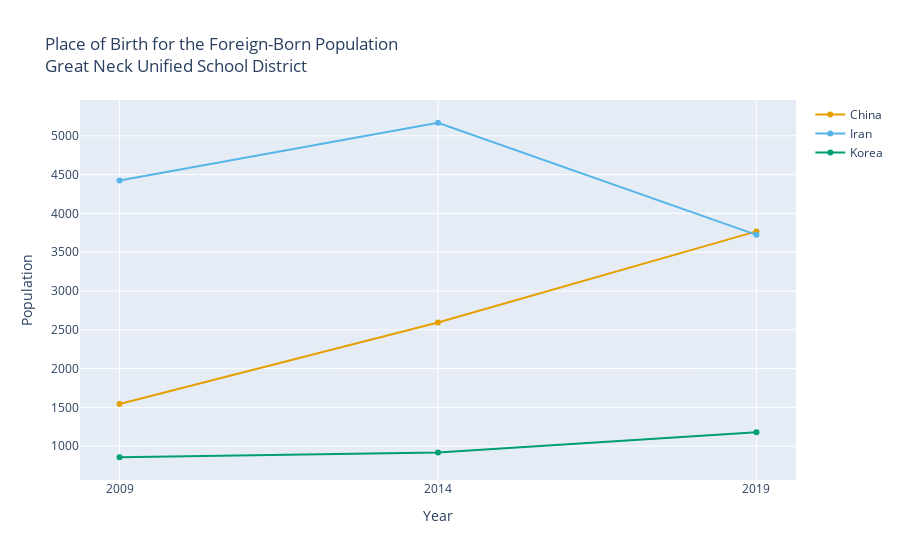

Notebook code cell kept with this figure:
### Markdown cell above
We can graph the data using `graph_multiyear`, as before.

### Code cell
from utils import graph_multiyear

graph_multiyear(
    df,
    "Place of Birth for the Foreign-Born Population<br>Great Neck Unified School District",
    "Population",
)

### Figure 1 — Plotly figure (JSON) as saved in the notebook; plotly's stock layout.template omitted (floating-point values rounded to 4 significant figures)
{"data": [{"hovertemplate": "Year: %{x}<br>China: %{y:,}<extra></extra>", "line": {"color": "#E69F00"}, "mode": "lines+markers", "name": "China", "type": "scatter", "x": [2009, 2014, 2019], "y": [1543, 2593, 3768]}, {"hovertemplate": "Year: %{x}<br>Iran: %{y:,}<extra></extra>", "line": {"color": "#56B4E9"}, "mode": "lines+markers", "name": "Iran", "type": "scatter", "x": [2009, 2014, 2019], "y": [4424, 5168, 3723]}, {"hovertemplate": "Year: %{x}<br>Korea: %{y:,}<extra></extra>", "line": {"color": "#009E73"}, "mode": "lines+markers", "name": "Korea", "type": "scatter", "x": [2009, 2014, 2019], "y": [857, 918, 1179]}], "layout": {"title": {"text": "Place of Birth for the Foreign-Born Population<br>Great Neck Unified School District"}, "xaxis": {"tickmode": "array", "ticktext": ["2009", "2014", "2019"], "tickvals": [2009, 2014, 2019], "title": {"text": "Year"}}, "yaxis": {"title": {"text": "Population"}}}}
